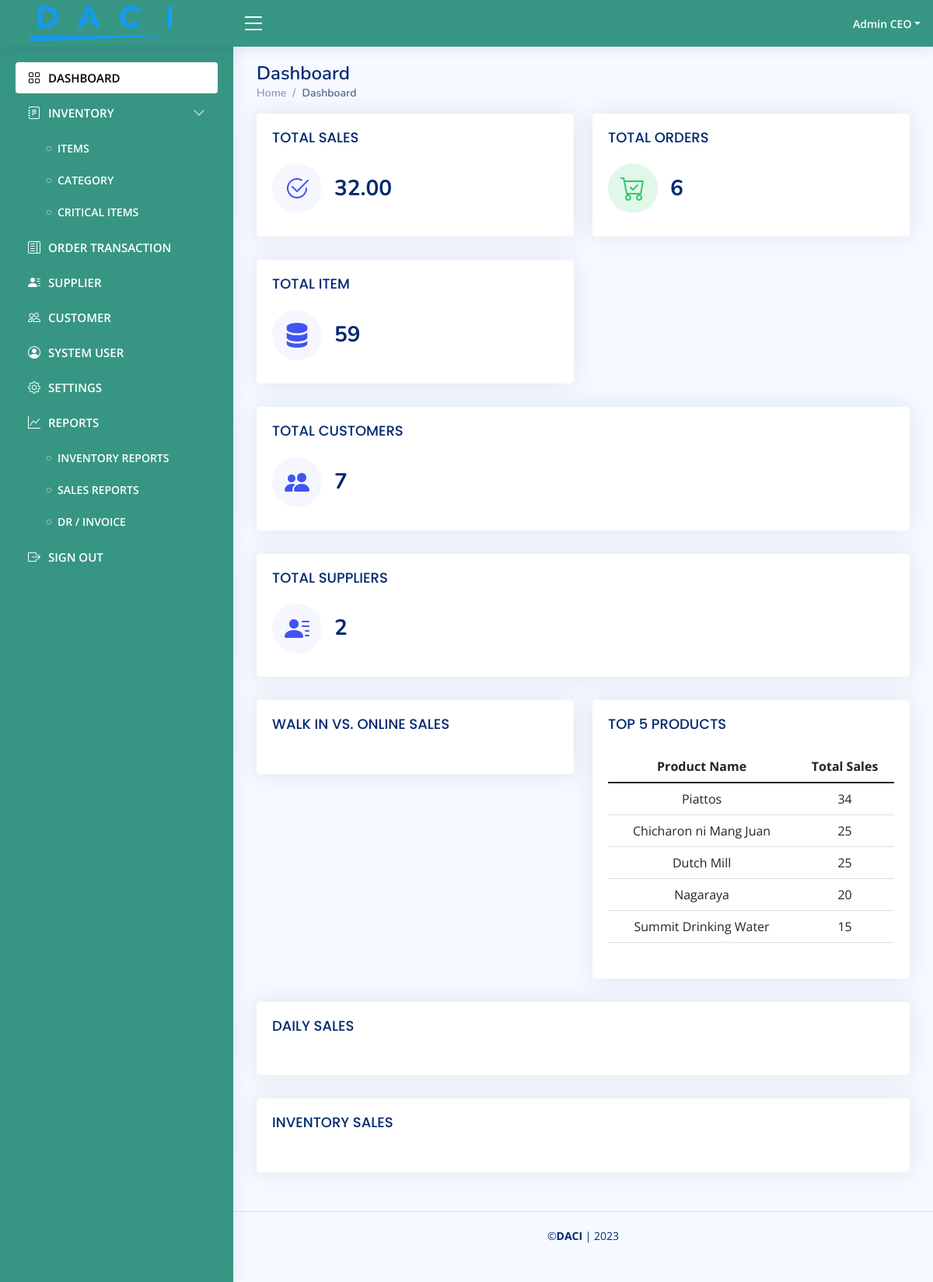
/accounts/index.php (signed in), run on the app's committed database.
### tables this page shows
CREATE TABLE `pos_order` (
  `order_id` int(11) NOT NULL,
  `customer_id` int(11) NOT NULL,
  `trans_code` varchar(100) NOT NULL,
  `item_code` varchar(100) NOT NULL,
  `qty` int(11) NOT NULL,
  `update_price` varchar(12) NOT NULL,
  `item_price_change` varchar(12) NOT NULL,
  `status` tinyint(1) NOT NULL,
  `is_walkin` int(11) NOT NULL,
  `receipt` text NOT NULL,
  `created_by` int(11) NOT NULL,
  `created_at` datetime NOT NULL DEFAULT current_timestamp()
);

CREATE TABLE `pos_items` (
  `item_id` int(12) NOT NULL,
  `item_code` varchar(25) NOT NULL,
  `item_name` varchar(100) NOT NULL,
  `item_price` varchar(12) NOT NULL,
  `item_qty` int(5) NOT NULL,
  `item_unit` varchar(12) NOT NULL,
  `item_critical_level` varchar(5) NOT NULL,
  `item_supplier_id` int(2) NOT NULL,
  `item_category_id` int(2) NOT NULL,
  `is_active` int(1) NOT NULL,
  `is_status` int(1) NOT NULL,
  `image` text NOT NULL,
  `date_delivered` varchar(50) NOT NULL,
  `date_added` timestamp NOT NULL DEFAULT current_timestamp()
);

### accounts/controller/dashboard.php (called while the page is built, shortened)
<?php
include('../controller/database.php');
$top5 = $mysqli->query("SELECT a.* , b.* , (sum(a.qty)* b.item_price) total from pos_order a
LEFT JOIN pos_items b on b.item_code = a.item_code where a.status = 1 GROUP BY a.item_code ORDER BY total desc limit 5");
$sales = $mysqli->query("SELECT a.* , b.* from pos_order a
							LEFT JOIN  pos_items b on b.item_code = a.item_code
							");
while($valsales = $sales->fetch_object()){
		$totalsales =  $valsales->qty * $valsales->item_price;
}
$orders = $mysqli->query("SELECT count(*)totalorders from pos_order where status =1");
while($valorders = $orders->fetch_object()){
		$totalorders =  $valorders->totalorders;
}
$customers = $mysqli->query("SELECT count(*)customers from pos_customer");
while($valcustomers = $customers->fetch_object()){
		$totalcustomers =  $valcustomers->customers;
}
$suppliers = $mysqli->query("SELECT count(*)suppliers from pos_supplier");
while($valsuppliers = $suppliers->fetch_object()){
		$totalsuppliers =  $valsuppliers->suppliers;
}
$item = $mysqli->query("SELECT count(*)item from pos_items");
while($valitem = $item->fetch_object()){
		$totalitem =  $valitem->item;
}

### accounts/index.php (the view, shortened to what this page needs)
<?php include('header.php');?>
<?php include('nav.php');?>
<?php include('controller/dashboard.php');?>
  <main id="main" class="main">
    <div class="pagetitle">
      <h1>Dashboard</h1>
      <nav>
        <ol class="breadcrumb">
          <li class="breadcrumb-item"><a href="index.php">Home</a></li>
          <li class="breadcrumb-item active">Dashboard</li>
        </ol>
      </nav>
    </div>
    <section class="section dashboard">
      <div class="row">
        <div class="col-lg-12">
          <div class="row">
            <div class="col-xxl-4 col-md-6">
              <div class="card info-card sales-card">
                <div class="card-body">
                  <h5 class="card-title">TOTAL SALES</h5>
                  <div class="d-flex align-items-center">
                    <div class="card-icon rounded-circle d-flex align-items-center justify-content-center">
                      <i class="bi bi-check2-circle"></i>
                    </div>
                    <div class="ps-3">
                      <h6><?php echo number_format($totalsales,2);?></h6>
                    </div>
                  </div>
                </div>
              </div>
            </div>
            <div class="col-xxl-4 col-md-6">
              <div class="card info-card revenue-card">
                <div class="card-body">
                  <h5 class="card-title">TOTAL ORDERS</h5>
                  <div class="d-flex align-items-center">
                    <div class="card-icon rounded-circle d-flex align-items-center justify-content-center">
                      <i class="bi bi-cart-check"></i>
                    </div>
                    <div class="ps-3">
                      <h6><?php echo $totalorders;?></h6>
                    </div>
                  </div>
                </div>
              </div>
            </div>
			<div class="col-xxl-4 col-md-6">
              <div class="card info-card sales-card">
                <div class="card-body">
                  <h5 class="card-title">TOTAL ITEM</h5>
                  <div class="d-flex align-items-center">
                    <div class="card-icon rounded-circle d-flex align-items-center justify-content-center">
                      <i class="bi bi-server"></i>
                    </div>
                    <div class="ps-3">
                      <h6><?php echo $totalitem;?></h6>
                    </div>
                  </div>
                </div>
              </div>
            </div>
            <div class="col-xxl-4 col-xl-12">
              <div class="card info-card sales-card">
                <div class="card-body">
                  <h5 class="card-title">TOTAL CUSTOMERS</h5>
                  <div class="d-flex align-items-center">
                    <div class="card-icon rounded-circle d-flex align-items-center justify-content-center">
                      <i class="bi bi-people-fill"></i>
                    </div>
                    <div class="ps-3">
                      <h6><?php echo $totalcustomers;?></h6>
                    </div>
                  </div>
                </div>
              </div>
            </div>
			<div class="col-xxl-4 col-xl-12">
              <div class="card info-card sales-card">
                <div class="card-body">
                  <h5 class="card-title">TOTAL SUPPLIERS</h5>
                  <div class="d-flex align-items-center">
                    <div class="card-icon rounded-circle d-flex align-items-center justify-content-center">
                    <i class="bi bi-person-lines-fill"></i>
                    </div>
                    <div class="ps-3">
                      <h6><?php echo $totalsuppliers;?></h6>
                    </div>
                  </div>
                </div>
              </div>
            </div>
          </div>
        </div>
	     <div class="col-lg-12">
          <div class="row">
            <div class="col-xxl-6 col-md-6">
              <div class="card info-card sales-card">
                <div class="card-body">
                  <h5 class="card-title">WALK IN VS. ONLINE SALES</h5>
                </div>
              </div>
            </div>
			<div class="col-xxl-6 col-md-6">
              <div class="card info-card sales-card">
                <div class="card-body">
                  <h5 class="card-title">TOP 5 PRODUCTS</h5>
					  <table class="table ">
						<thead>
						  <tr>
							<th scope="col"  class="text-center">Product Name</th>
							<th scope="col"  class="text-center">Total Sales</th>
						  </tr>
						</thead>
						<tbody>
						<?php while($val = $top5->fetch_object()){ ?>
						  <tr>
							<td class="text-center"><?php echo $val->item_name;?></td>
							<td class="text-center"><?php echo $val->total;?></td>
						  </tr>
						<?php } ?>
                </tbody>
              </table>
                </div>
              </div>
            </div>
         </div>
        </div>
	   <div class="col-lg-12">
          <div class="row">
            <div class="col-xxl-12 col-md-12">
              <div class="card info-card sales-card">
                <div class="card-body">
                  <h5 class="card-title">DAILY SALES</h5>
                </div>
              </div>
            </div>
         </div>
        </div>
		<div class="col-lg-12">
          <div class="row">
            <div class="col-xxl-12 col-md-12">
              <div class="card info-card sales-card">
                <div class="card-body">
                  <h5 class="card-title">INVENTORY SALES</h5>
                </div>
              </div>
            </div>
         </div>
        </div>
      </div>
    </section>
  </main>
<?php include('footer.php');?>

### data on the page
pos_order: qty.item_price "32.00"
pos_order: pos_items.item_name "Piattos", total "34"
pos_order: pos_items.item_name "Chicharon ni Mang Juan", total "25"
pos_order: pos_items.item_name "Dutch Mill", total "25"
pos_order: pos_items.item_name "Nagaraya", total "20"
pos_order: pos_items.item_name "Summit Drinking Water", total "15"

### other printed values
$_SESSION['name'] "Admin CEO"
$totalorders "6"
$totalitem "59"
$totalcustomers "7"
$totalsuppliers "2"
